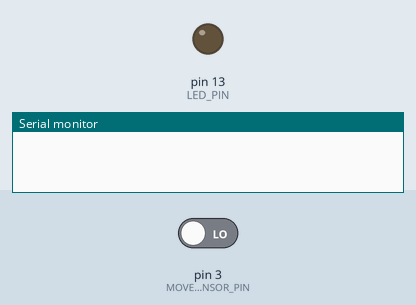
This sketch was run on a simulated Arduino Uno, built with avr-gcc and run on an emulated ATmega328P. On the bench: output pins drawn as LEDs (lit = HIGH), the last lines printed to the serial monitor. The inputs (shaded band) are chosen by the test bench; at power-on: pin 3 (MOVE_SENSOR_PIN) LOW.

Above: at 1.2 s.
1.3 s: pin 3 (MOVE_SENSOR_PIN) driven HIGH
At 2.2 s:
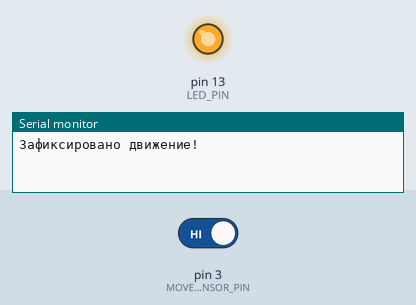
Timing chart, 0 to 4.3 s (numbered marks = the images above; inputs shaded):
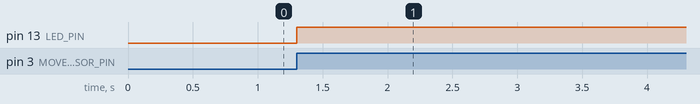

The sketch:

MoveSensor.ino
```cpp
#include <Arduino.h>

/** Номер пина Arduino, к которому подключено реле */
#define LED_PIN 13

/** Номер пина к которому подключён датчик движения */
#define MOVE_SENSOR_PIN 3


void setup() {
    Serial.begin(9600);
    pinMode(LED_PIN, OUTPUT);
    pinMode(MOVE_SENSOR_PIN, INPUT);
}

void loop() {
    boolean haveMove = isMoveEnable(MOVE_SENSOR_PIN);
    if (haveMove) {
        digitalWrite(LED_PIN, HIGH);
        Serial.println("Зафиксировано движение!");
    }

    delay(100);
}

/**
 * Функция определяет наличие движения с помощью датчика движения
 *
 * @param moveSensorPin - намер пина, к которому подключён датчик движения
 * prevState - переменная, которая хранит предыдущее значение наличия движения.
 *
 * @return {true}, если датчик зафиксировал движение
 */
int prevState = LOW;
boolean isMoveEnable(int moveSensorPin) {
    boolean val = digitalRead(moveSensorPin);
    if (val != prevState) {
        prevState = val;
        return true;
    }
    return false;
}
```

Measured:
- after the input at 1.3 s, pin 13 (LED_PIN): LOW → HIGH at once
